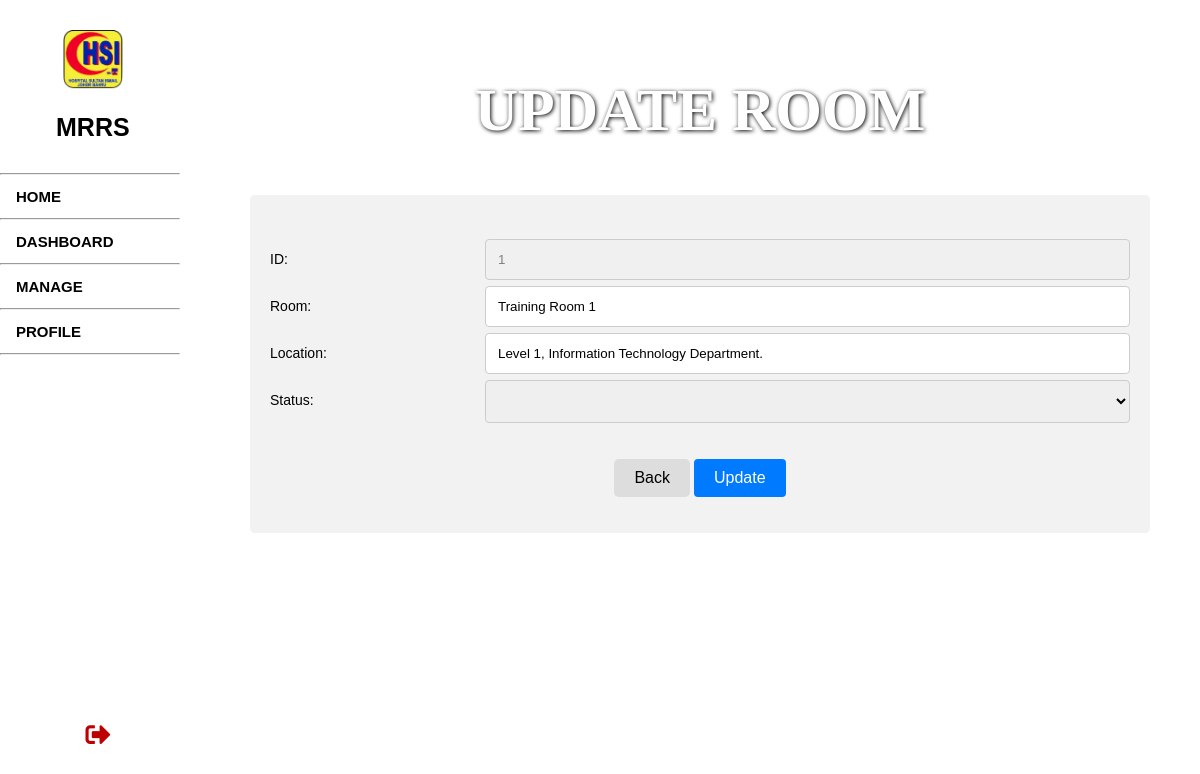
The app's page /Main/roomedit.php?id=1 with its own data.
### tables this page shows
CREATE TABLE room (
	room_ID INT NOT NULL AUTO_INCREMENT,
	room_Name VARCHAR (100),
	room_Location VARCHAR (150),
	status_ID INT,
	PRIMARY KEY (room_ID),
	FOREIGN KEY (status_ID) REFERENCES status (status_ID)
);

### Main/roomEdit.php (the view, shortened to what this page needs)
<?php
    include "../iconTab.php";
	include "../sideNav.php";
	include "../connect.php";
    $rID = $_GET['id'];
    $sql = "SELECT * FROM room
            LEFT JOIN status
            ON room.status_ID = status.status_ID
            WHERE room_ID ='$rID'";
    $result = mysqli_query($connect, $sql);
    foreach($result as $row) {
        $rID = $row['room_ID'];
        $rName = $row['room_Name'];
        $rLoc = $row['room_Location'];
        $rStatID =  $row['status_ID'];
        $rStat =  $row['status_Type'];
    }
?>
<!DOCTYPE html>
<html>
    <body>
        <div class="background"><br><br>
            <h1><center>UPDATE ROOM</center></h1>
            <div class="container">
                <br>
                <form name="register" method="post" action="roomUpdate.php">
                    <div class="row">
                        <div class="left-col">
                            <label for="rID" style= "font-family: Arial; font-size: 14px;">ID:</label>
                        </div>
                        <div class="right-col">
                            <input type="text"  style="background-color: #f0f0f0; color: #808080; cursor: not-allowed;" name="rID" placeholder="Enter Room ID.." required value="<?= $rID;?>" readonly/>
                        </div>
                    </div>
                    <div class="row">
                        <div class="left-col">
                            <label for="rName" style= "font-family: Arial; font-size: 14px;">Room:</label>
                        </div>
                        <div class="right-col">
                            <input type="text"  name="rName" placeholder="Enter Room Name.." required value="<?= $rName;?>"/>
                        </div>
                    </div>
                    <div class="row">
                        <div class="left-col">
                            <label for="RLoc" style= "font-family: Arial; font-size: 14px;">Location:</label>
                        </div>
                        <div class="right-col">
                            <input type="text" name="rLoc" placeholder="Enter Room Location.." required value="<?= $rLoc;?>"/>
                        </div>
                    </div>
                    <div class="row">
                        <div class="left-col">
                            <label for="rStat" style= "font-family: Arial; font-size: 14px;">Status:</label>
                        </div>
                        <div class="right-col">
                            <select id="rStat" name="rStat">
                                <?php
                                    echo "<option value='$rStatID' hidden>$rStat</option>";
                                ?>
                            </select>
                        </div>
                    </div>
                    <br><br>
                    <div class="row">
                        <center>
                        <input class="back-button" name="cancel" type="button" value="Back" onclick ='location.href="roomPage.php"'>
                        <button class="update-button">Update</button><br>
                        </center>
                    </div>
                </form>
            </div>
        </div>
    </body>
</html>

### Main/roomEdit.php (style rules this page uses)
.background h1 { color: #fff; font-family: 'Barlow'; font-size: 60px; text-shadow: 1px 1px 4px black; text-transform: uppercase; }
body { background-image: url("../Images/7.jpg"); background-size: cover; background-position: center; height: 760px; position: relative; margin: 0; margin-left: 200px; }
* { box-sizing: border-box; }
input[type=text], select, textarea { width: 100%; padding: 12px; border: 1px solid #ccc; border-radius: 4px; resize: vertical; }
label { padding: 12px 12px 12px 0; display: inline-block; }
.container { border-radius: 5px; background-color: #f2f2f2; padding: 20px; margin:50px; }
.container center { color: red; }
.left-col { float: left; width: 25%; margin-top: 6px; }
.right-col { float: left; width: 75%; margin-top: 6px; }
.row:after { content: ""; display: table; clear: both; }
.back-button { background-color: #ddd; color: black; border: none; font-size: 16px; padding: 10px 20px; cursor: pointer; border-radius: 5px; }
.update-button { font-size: 16px; padding: 10px 20px; background-color: #007bff; color: white; border: none; border-radius: 4px; cursor: pointer; }

### records on screen
room: rID "1", rName "Training Room 1", rLoc "Level 1, Information Technology Department."
